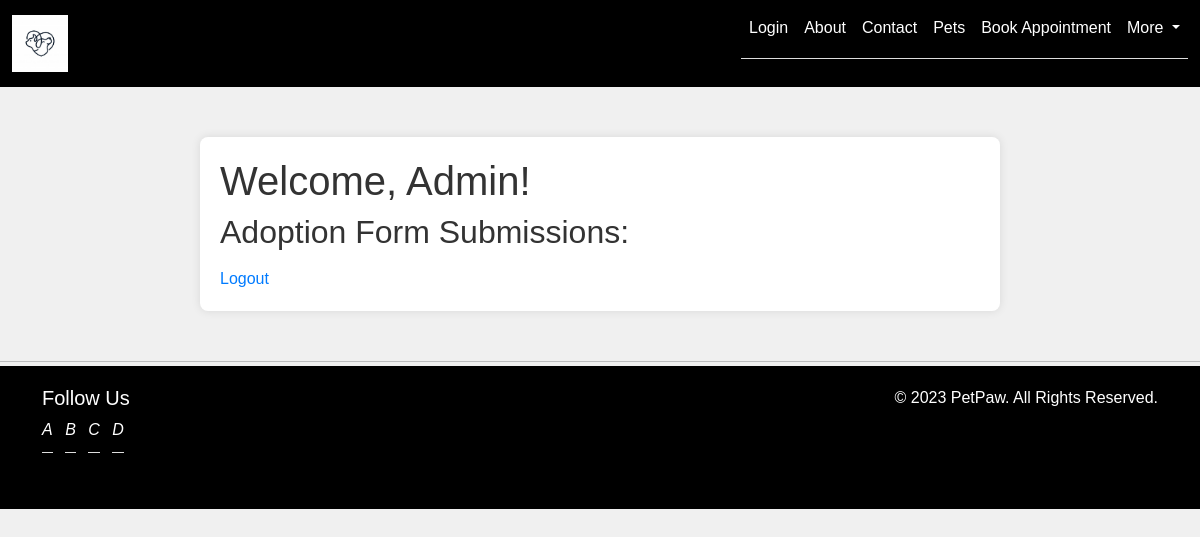
The app's page /admin-profile/, older data.
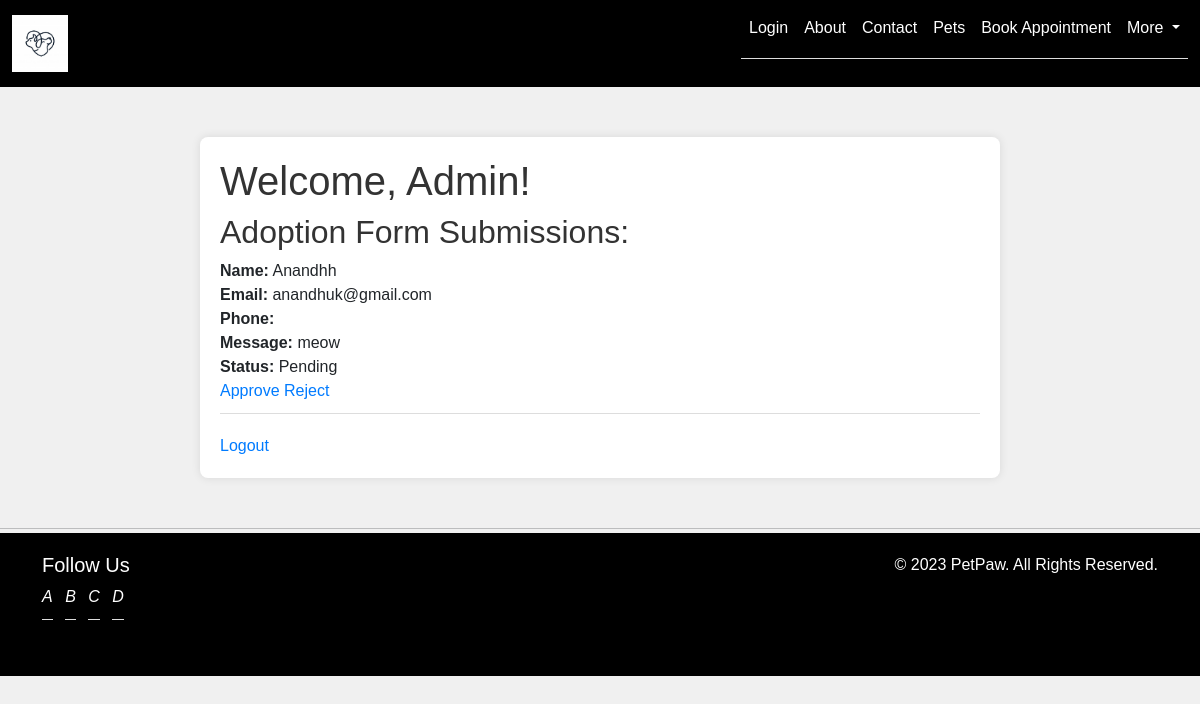
The same page, newer data.
### pets/models.py (models this page shows, shortened)
class AdoptionApplication(models.Model):
    name = models.CharField(max_length=100)
    email = models.EmailField()
    phone = models.CharField(max_length=20, default='')
    message = models.TextField()
    STATUS_CHOICES = (
        ('Pending', 'Pending'),
        ('Approved', 'Approved'),
        ('Rejected', 'Rejected'),
    )
    status = models.CharField(max_length=20, choices=STATUS_CHOICES, default='Pending')

### users/views.py (the view)
# urls.py: path('admin-profile/', views.admin_profile, name='admin_profile'),
def admin_profile(request):
    adoption_forms = AdoptionApplication.objects.all()
    return render(request, 'admin_profile.html', {'adoption_forms': adoption_forms})

### templates/admin_profile.html (shortened to what this page needs)
{% extends 'base.html' %}
{% load static %}
{% block content %}
    <div class="containerr">
        <h1>Welcome, Admin!</h1>
        <h2>Adoption Form Submissions:</h2>
        <ul>
            {% for form in adoption_forms %}
            <li>
                <strong>Name:</strong> {{ form.name }}<br>
                <strong>Email:</strong> {{ form.email }}<br>
                <strong>Phone:</strong> {{ form.phone }}<br>
                <strong>Message:</strong> {{ form.message }}<br>
                <strong>Status:</strong> {{ form.status }}<br>
                {% if form.status != 'Approved' %}
                    <a href="{% url 'update_status' form.pk 'Approved' %}">Approve</a>
                {% endif %}
                {% if form.status != 'Rejected' %}
                    <a href="{% url 'update_status' form.pk 'Rejected' %}">Reject</a>
                {% endif %}
            </li>
            {% endfor %}
        </ul>
        <a href="{% url 'admin_logout' %}">Logout</a>
    </div>
{% endblock %}

Row changes from the older to the newer data that the page shows:
added AdoptionApplication: name "Anandhh", email "anandhuk@gmail.com", message "meow", status "Pending", shows "Approve", shows "Reject"
